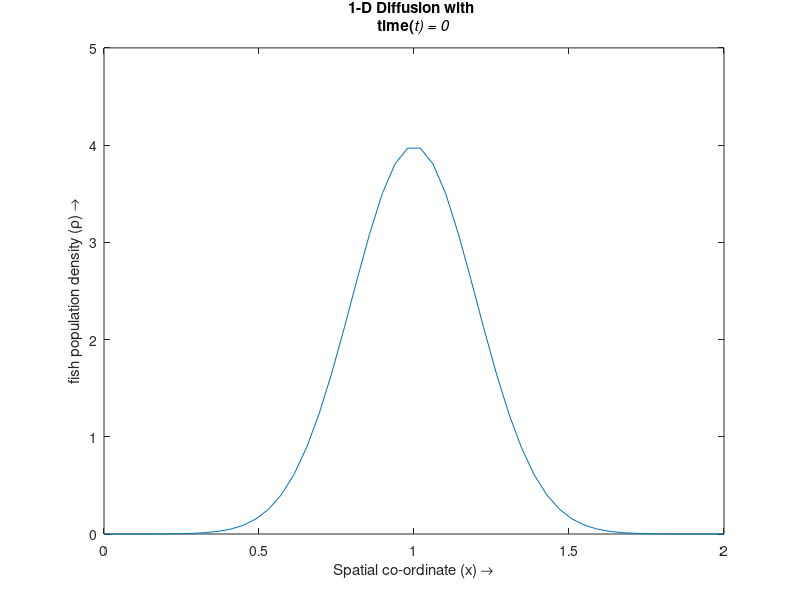

Recreate this plot in MATLAB. (Note: this script raises an error after producing the figure.)
% Simulating the 1-D Diffusion equation (Fourier's equation) by the
...Finite Difference Method(a time march)
% Numerical scheme used is a first order upwind in time and a second order
...central difference in space (both Implicit and Explicit)

%%
%Specifying Parameters
nx=50;               %Number of steps in space(x)
nt=150;               %Number of time steps 
dt=0.1;              %Width of each time step
dx=2/(nx-1);         %Width of space step
x=0:dx:2;            %Range of x (0,2) and specifying the grid points
u=zeros(nx,1);       %Preallocating u
un=zeros(nx,1);      %Preallocating un
vis=0.01;            %Diffusion coefficient/viscosity
beta=vis*dt/(dx*dx); %Stability criterion (0<=beta<=0.5, for explicit)
UL=1;                %Left Dirichlet B.C
UR=1;                %Right Dirichlet B.C
UnL=-3.2;               %Left Neumann B.C (du/dn=UnL) 
UnR=-3.2;               %Right Neumann B.C (du/dn=UnR) 

Pmax = 2;
sigma = 0.2;

%%
%Initial Conditions: A square wave
for i=1:nx
    %{
    if ((0.75<=x(i))&&(x(i)<=1.25))
        u(i)=2;
    else
        u(i)=1;
    end
    %}
    u(i)=Pmax*(1/(sigma*sqrt(2*pi)))*exp(-(x(i)-1)^2/(2*sigma^2));
end

%%
%B.C vector
bc=zeros(nx-2,1);
%bc(1)=vis*dt*UL/dx^2; bc(nx-2)=vis*dt*UR/dx^2;  %Dirichlet B.Cs
bc(1)=-UnL*vis*dt/dx; bc(nx-2)=UnR*vis*dt/dx;  %Neumann B.Cs
%Calculating the coefficient matrix for the implicit scheme
E=sparse(2:nx-2,1:nx-3,1,nx-2,nx-2);
%A=E+E'-2*speye(nx-2);        %Dirichlet B.Cs
A(1,1)=-1; A(nx-2,nx-2)=-1; %Neumann B.Cs
D=speye(nx-2)-(vis*dt/dx^2)*A;

%%
%Calculating the velocity profile for each time step
i=2:nx-1;
for it=0:nt
    UnL=0.2*(abs(2*it-30)-abs(it-30));
    UnR=UnL;
    bc(1)=-UnL*vis*dt/dx; bc(nx-2)=UnR*vis*dt/dx;  %Neumann B.Cs
    un=u;
    h=plot(x,u);       %plotting the velocity profile
    axis([0 2 0 5])
    title({['1-D Diffusion with '],['time(\itt) = ',num2str(dt*it)]})
    xlabel('Spatial co-ordinate (x) \rightarrow')
    ylabel('fish population density (\rho) \rightarrow')
    drawnow; 
    refreshdata(h)
    %Uncomment as necessary
    %-------------------
    %Implicit solution
    
    U=un;U(1)=[];U(end)=[];
    U=U+bc;
    U=D\U;
    %u=[UL;U;UR];                      %Dirichlet
    u=[U(1)-UnL*dx;U;U(end)+UnR*dx]; %Neumann
    %}
    %-------------------
    %Explicit method with F.D in time and C.D in space
    %{
    u(i)=un(i)+(vis*dt*(un(i+1)-2*un(i)+un(i-1))/(dx*dx));
    %}
end